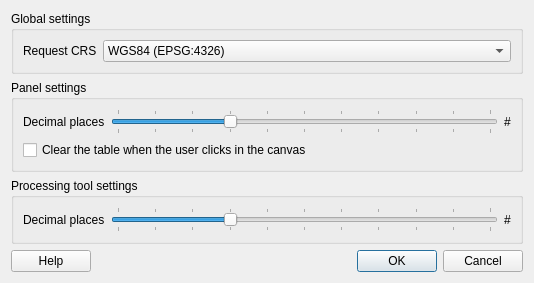
<?xml version="1.0" encoding="UTF-8"?>
<ui version="4.0">
 <class>Dialog</class>
 <widget class="QDialog" name="Dialog">
  <property name="geometry">
   <rect>
    <x>0</x>
    <y>0</y>
    <width>534</width>
    <height>269</height>
   </rect>
  </property>
  <property name="windowTitle">
   <string>Options</string>
  </property>
  <layout class="QVBoxLayout" name="verticalLayout">
   <item>
    <widget class="QGroupBox" name="gbGlobalSettings">
     <property name="title">
      <string>Global settings</string>
     </property>
     <layout class="QFormLayout" name="formLayout_2">
      <item row="0" column="0">
       <widget class="QLabel" name="label">
        <property name="text">
         <string>Request CRS</string>
        </property>
       </widget>
      </item>
      <item row="0" column="1">
       <widget class="QComboBox" name="cbCrs">
        <item>
         <property name="text">
          <string>WGS84 (EPSG:4326)</string>
         </property>
        </item>
       </widget>
      </item>
     </layout>
    </widget>
   </item>
   <item>
    <widget class="QGroupBox" name="gbPanelSettings">
     <property name="title">
      <string>Panel settings</string>
     </property>
     <layout class="QGridLayout" name="gridLayout">
      <item row="0" column="0">
       <widget class="QLabel" name="lblDecPlacesPanel">
        <property name="text">
         <string>Decimal places</string>
        </property>
       </widget>
      </item>
      <item row="0" column="1">
       <widget class="QSlider" name="sldDecPlacesPanel">
        <property name="maximum">
         <number>10</number>
        </property>
        <property name="value">
         <number>3</number>
        </property>
        <property name="sliderPosition">
         <number>3</number>
        </property>
        <property name="orientation">
         <enum>Qt::Horizontal</enum>
        </property>
        <property name="tickPosition">
         <enum>QSlider::TicksBothSides</enum>
        </property>
        <property name="tickInterval">
         <number>1</number>
        </property>
       </widget>
      </item>
      <item row="0" column="2">
       <widget class="QLabel" name="lblDecPlacePanel">
        <property name="text">
         <string>#</string>
        </property>
       </widget>
      </item>
      <item row="1" column="0" colspan="3">
       <widget class="QCheckBox" name="checkAutoClear">
        <property name="text">
         <string>Clear the table when the user clicks in the canvas</string>
        </property>
       </widget>
      </item>
     </layout>
    </widget>
   </item>
   <item>
    <widget class="QGroupBox" name="gbProcessingTool">
     <property name="title">
      <string>Processing tool settings</string>
     </property>
     <layout class="QGridLayout" name="gridLayout_2">
      <item row="0" column="0">
       <widget class="QLabel" name="lblDecPlacesTool">
        <property name="text">
         <string>Decimal places</string>
        </property>
       </widget>
      </item>
      <item row="0" column="1">
       <widget class="QSlider" name="sldDecPlacesTool">
        <property name="maximum">
         <number>10</number>
        </property>
        <property name="value">
         <number>3</number>
        </property>
        <property name="sliderPosition">
         <number>3</number>
        </property>
        <property name="orientation">
         <enum>Qt::Horizontal</enum>
        </property>
        <property name="tickPosition">
         <enum>QSlider::TicksBothSides</enum>
        </property>
        <property name="tickInterval">
         <number>1</number>
        </property>
       </widget>
      </item>
      <item row="0" column="2">
       <widget class="QLabel" name="lblDecPlaceTool">
        <property name="text">
         <string>#</string>
        </property>
       </widget>
      </item>
     </layout>
    </widget>
   </item>
   <item>
    <layout class="QHBoxLayout" name="horizontalLayout">
     <item>
      <widget class="QPushButton" name="btnHelp">
       <property name="text">
        <string>Help</string>
       </property>
      </widget>
     </item>
     <item>
      <spacer name="horizontalSpacer">
       <property name="orientation">
        <enum>Qt::Horizontal</enum>
       </property>
       <property name="sizeHint" stdset="0">
        <size>
         <width>40</width>
         <height>20</height>
        </size>
       </property>
      </spacer>
     </item>
     <item>
      <widget class="QDialogButtonBox" name="buttonBox">
       <property name="orientation">
        <enum>Qt::Horizontal</enum>
       </property>
       <property name="standardButtons">
        <set>QDialogButtonBox::Cancel|QDialogButtonBox::Ok</set>
       </property>
      </widget>
     </item>
    </layout>
   </item>
  </layout>
  <zorder>gbProcessingTool</zorder>
  <zorder>gbPanelSettings</zorder>
  <zorder>gbGlobalSettings</zorder>
 </widget>
 <resources/>
 <connections>
  <connection>
   <sender>buttonBox</sender>
   <signal>accepted()</signal>
   <receiver>Dialog</receiver>
   <slot>accept()</slot>
   <hints>
    <hint type="sourcelabel">
     <x>248</x>
     <y>254</y>
    </hint>
    <hint type="destinationlabel">
     <x>157</x>
     <y>274</y>
    </hint>
   </hints>
  </connection>
  <connection>
   <sender>buttonBox</sender>
   <signal>rejected()</signal>
   <receiver>Dialog</receiver>
   <slot>reject()</slot>
   <hints>
    <hint type="sourcelabel">
     <x>316</x>
     <y>260</y>
    </hint>
    <hint type="destinationlabel">
     <x>286</x>
     <y>274</y>
    </hint>
   </hints>
  </connection>
 </connections>
</ui>
